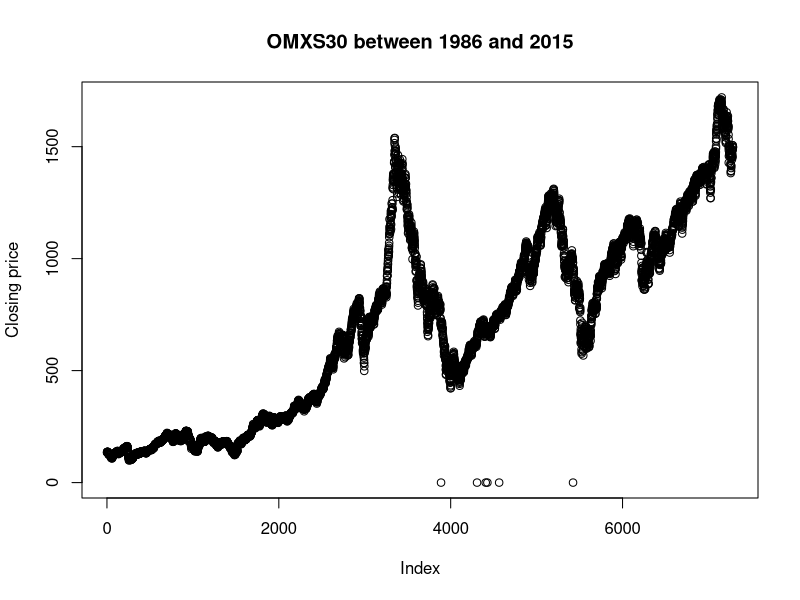
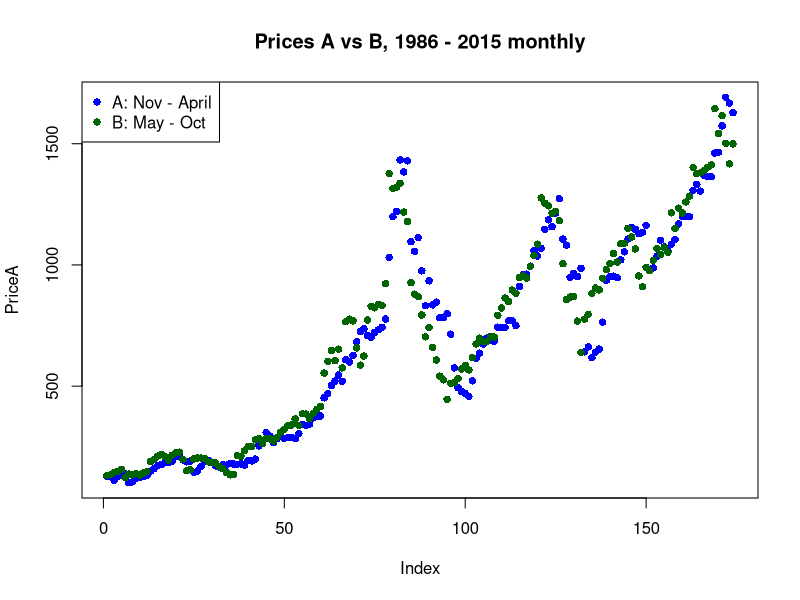
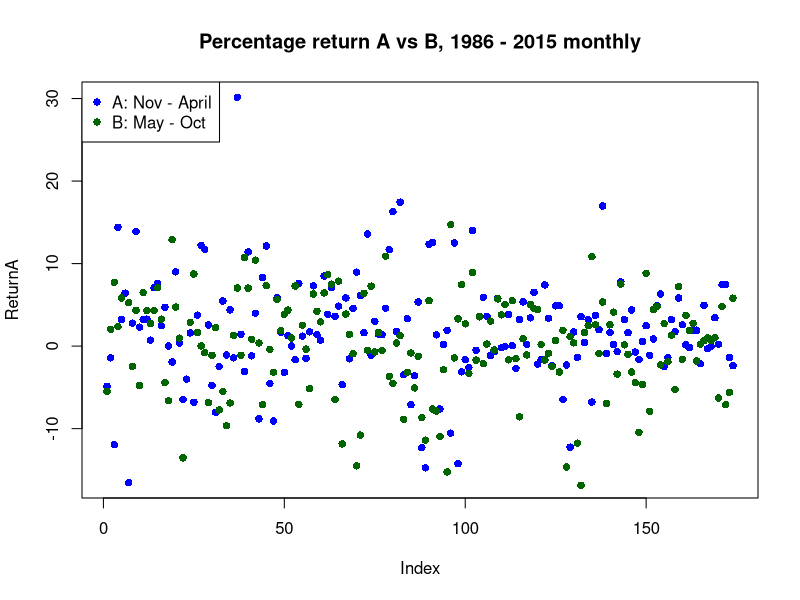

These figures' R source, in order: (Note: this script raises an error after producing the figures.)
################## DOE project ####################
# https://www.nasdaqomxnordic.com/indexes/historical_prices?Instrument=SE0000337842
price <- read.table("OMXS30reverse-1986-10-31-2015-10-30.csv", 
                   header = F, fill=T, sep = ",")
head(price)
# data$Closing_price
plot(price$V2, ylab = "Closing price", main = "OMXS30 between 1986 and 2015")

###################### ANOVA #########################

Data <- read.table("ABlist.csv",
                         header =F, fill=T, sep=",")
names(Data) <- c("Year", "Month", "Day", "Price", "Return", "Period")
head(Data)
attach(Data)

PriceA <- Price[(175:348)]
PriceB <- Price[((1:174))]
ReturnA <- Return[(175:348)]
ReturnB <- Return[(1:174)]

# plot the prices A vs B
plot(PriceA, col = "blue", pch=16, main = "Prices A vs B, 1986 - 2015 monthly")
points(PriceB, col = "darkgreen", pch = 16)
legend("topleft", c("A: Nov - April", "B: May - Oct"), 
       col = c("blue", "darkgreen"), pch = c(16, 16)) #lty = 1:2)

# plot the returns A vs B
plot(ReturnA, col = "blue", pch=16, main = "Percentage return A vs B, 1986 - 2015 monthly")
points(ReturnB, col = "darkgreen", pch = 16)
legend("topleft", c("A: Nov - April", "B: May - Oct"), 
       col = c("blue", "darkgreen"), pch = c(16, 16)) #lty = 1:2)


# ANOVA
result <- aov(Return ~ Period, Data)
summary(result)
#              Df Sum Sq Mean Sq F value Pr(>F)   
# Period        1    340   339.8   8.445 0.0039 **
# Residuals   346  13919    40.2                  
# ---
# Signif. codes:  0 ‘***’ 0.001 ‘**’ 0.01 ‘*’ 0.05 ‘.’ 0.1 ‘ ’ 1

# we see that the probability that F_0 > F is small. We reject that A and B have the s
# same mean. 
# F test just to see
(340/1)/(13919/(2*348 - 2)) # 16.95237
qf(.95, df1=1, df2=346) # 3.868475
# 16.95237 > 3.868475 so we reject the null hypothesis. 

#detach(Data)

######################## checking the assumptions ##############################

# additivity

SSPeriodnError <- 340 + 13919 # from the summary of aov
GrandAvg <- (sum(ReturnA) + sum(ReturnB))/(length(ReturnA) + length(ReturnB))
SS_T <- sum((ReturnA - GrandAvg)**2) + sum((ReturnB - GrandAvg)**2) # 14259.19

fit <- lm(Return ~ Period, Data)
Residuals <- fit$residuals
summary(fit)
plot(Period, Residuals, main = "Residuals against A respectiv eB") ### observe that it looks about the same as the plot of residuals

#### random? around zero?
plot(Residuals, ylab ="Residuals")
abline(h = 0)

#### Normality?
hist(Residuals)
qqnorm(Residuals)
qqline(Residuals)

##### independence? Autocorrelation
acf(Residuals) # Seems fine

##### constant variance?
# dotplot of return A vs B

#bartlett.test(Return ~ Period) ####################################### Check! ##########

require(ggplot2)
ggplot(fit, aes(Return, Period, colour = Period)) + geom_point()

# plot(Period, Residuals)
plot(result)
sum(ReturnA)/174 # 1.889949
sum(ReturnB)/174 # -0.08621389
# http://homepages.inf.ed.ac.uk/bwebb/statistics/ANOVA_in_R.pdf
